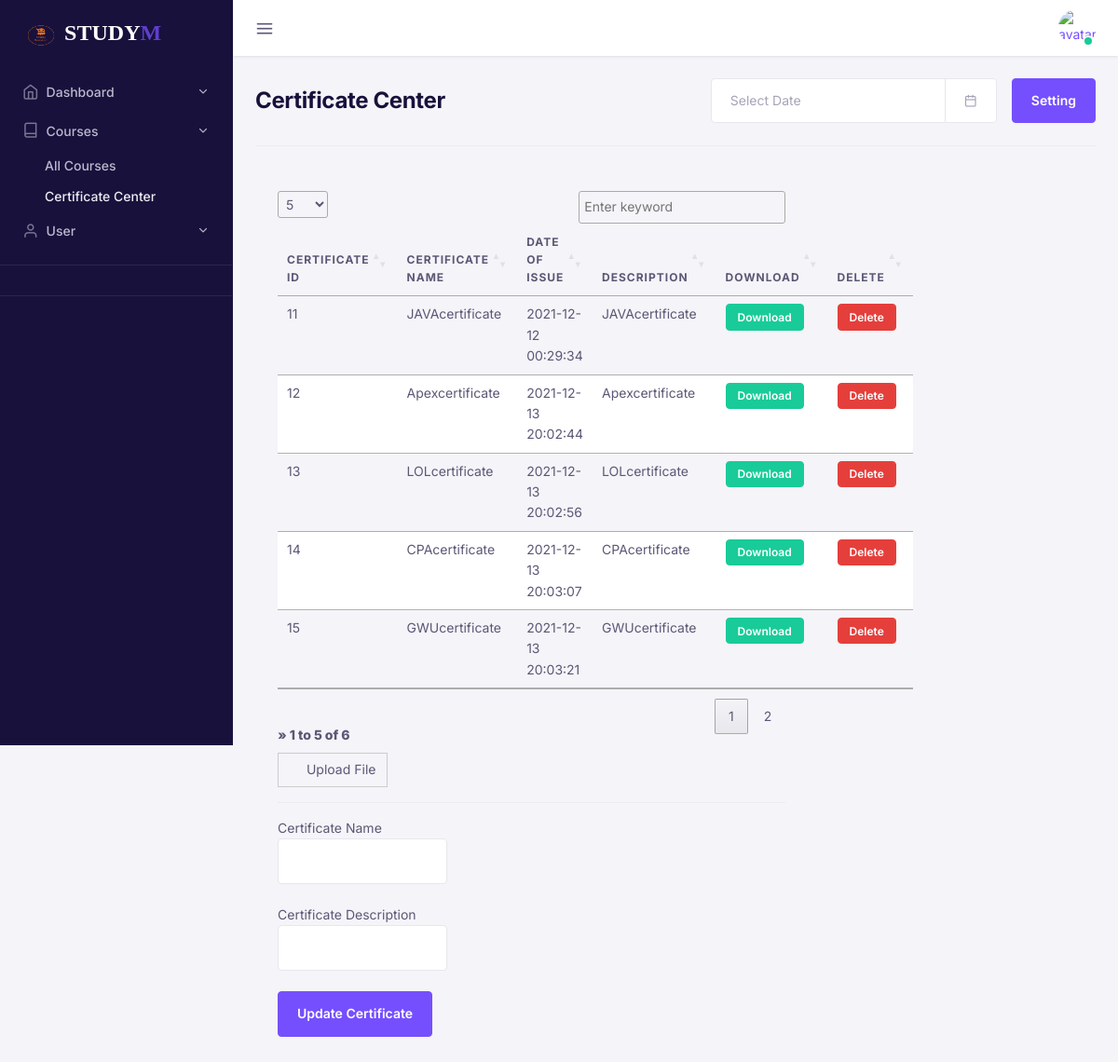
The app's page /admin/certificate.php (signed in) with its own data.
### tables this page shows
CREATE TABLE `certificate` (
  `certificate_id` int(30) NOT NULL,
  `name` varchar(30) DEFAULT NULL,
  `date_of_issue` datetime DEFAULT CURRENT_TIMESTAMP,
  `description` longtext NOT NULL,
  `url` longtext NOT NULL
);

### login_status.php (called while the page is built, shortened)
<?php
$username = $_SESSION['login_user'];
?>

### admin/certificate.php (the view, shortened to what this page needs)
<?php
require('../database_handler.php');
require('../login_status.php');
mysqli_query($connection,'set names utf8');
$query = "SELECT name, avatar FROM teacher WHERE uid = '$username'";
$tname = mysqli_fetch_array(mysqli_query($connection, $query));
$query = "SELECT * FROM certificate";
$cerresult = mysqli_query($connection,$query);
?>
 <!DOCTYPE html>
<html lang="en">
<head>
    <link href="../assets/fonts/feather/feather.css" rel="stylesheet">
    <link href="../assets/libs/@fortawesome/fontawesome-free/css/all.min.css" rel="stylesheet">
    <link href="../assets/libs/bootstrap-icons/font/bootstrap-icons.css" rel="stylesheet" />
    <link href="../assets/libs/dragula/dist/dragula.min.css" rel="stylesheet" />
    <link href="../assets/libs/@mdi/font/css/materialdesignicons.min.css" rel="stylesheet" />
    <link href="../assets/libs/dropzone/dist/dropzone.css" rel="stylesheet" />
    <link href="../assets/libs/magnific-popup/dist/magnific-popup.css" rel="stylesheet" />
    <link href="../assets/libs/bootstrap-select/dist/css/bootstrap-select.min.css" rel="stylesheet">
    <link href="../assets/libs/@yaireo/tagify/dist/tagify.css" rel="stylesheet">
    <link href="../assets/libs/tiny-slider/dist/tiny-slider.css" rel="stylesheet">
    <link href="../assets/libs/tippy.js/dist/tippy.css" rel="stylesheet">
    <link href="../assets/libs/datatables.net-bs5/css/dataTables.bootstrap5.min.css" rel="stylesheet">
    <link href="../assets/libs/prismjs/themes/prism-okaidia.css" rel="stylesheet">
    <link href="https://cdn.jsdelivr.net/npm/bootstrap@5.1.3/dist/css/bootstrap.min.css" rel="stylesheet">
    <link href="../assets/css/plugins.css" rel="stylesheet" />
    <link href="../assets/css/main.css" rel="stylesheet" />
    <link href="../assets/css/icons.css" rel="stylesheet" />
    <link rel="stylesheet" href= "https://cdn.datatables.net/1.10.23/css/jquery.dataTables.min.css">
 <link rel="stylesheet" href="../assets/css/theme.min.css">
</head>
<body>
<div id="db-wrapper">
 <nav class="navbar-vertical navbar">
    <div class="nav-scroller">
        <a class="navbar-brand" href="home.php">
            <img src="../assets/image/Logo.png" width="20%" height="20%" alt="" />
            <span class="text-logo">Study</span><span class="text-slogan">M</span>
        </a>
        <ul class="navbar-nav flex-column" id="sideNavbar">
            <li class="nav-item">
                <a class="nav-link  " href="#" data-bs-toggle="collapse" data-bs-target="#navDashboard" aria-expanded="false" aria-controls="navDashboard">
                    <i class="nav-icon fe fe-home me-2"></i> Dashboard
                </a>
            </li>
            <li class="nav-item">
                <a class="nav-link  collapsed " href="#" data-bs-toggle="collapse" data-bs-target="#navCourses" aria-expanded="false" aria-controls="navCourses">
                    <i class="nav-icon fe fe-book me-2"></i> Courses
                </a>
                <div id="navCourses"  class="collapse  show"  data-bs-parent="#sideNavbar">
                    <ul class="nav flex-column">
                        <li class="nav-item">
                            <a class="nav-link" href="course.php">
                                    All Courses
                                </a>
                        </li>
                        <li class="nav-item">
                            <a class="nav-link active" href="certificate.php">
                                    Certificate Center
                                </a>
                        </li>
                    </ul>
                </div>
            </li>
             <li class="nav-item">
                <a class="nav-link   collapsed " href="#" data-bs-toggle="collapse" data-bs-target="#navProfile" aria-expanded="false" aria-controls="navProfile">
                    <i class="nav-icon fe fe-user me-2"></i> User
                </a>
                </li>
                        <li class="nav-item">
                            <div class="nav-divider"></div>
                        </li>
                        <li class="nav-item">
                            <div class="nav-divider"></div>
                        </li>
                    </ul>
                </div>
</nav>
        <div id="page-content">
            <div class="header">
    <nav class="navbar-default navbar navbar-expand-lg">
        <a id="nav-toggle" href="#">
            <i class="fe fe-menu"></i>
        </a>
        <ul class="navbar-nav navbar-right-wrap ms-auto d-flex nav-top-wrap">
            <li class="dropdown ms-2">
                <a class="rounded-circle" href="#" role="button" id="dropdownUser" data-bs-toggle="dropdown" aria-expanded="false">
                    <div class="avatar avatar-md avatar-indicators avatar-online">
                        <img alt="avatar" src="../../assets/img/avatars/<?php echo $tname['avatar']; ?>" class="rounded-circle" />
                    </div>
                </a>
            </li>
        </ul>
    </nav>
</div>
 <div class="container-fluid p-4">
                   <div class="row">
                    <div class="col-lg-12 col-md-12 col-12">
                        <div class="border-bottom pb-4 mb-4 d-md-flex justify-content-between align-items-center">
                            <div class="mb-3 mb-md-0">
                                <h1 class="mb-0 h2 fw-bold">Certificate Center</h1>
                            </div>
                            <div class="d-flex">
                                <div class="input-group me-3  ">
                                    <input class="form-control flatpickr" type="text" placeholder="Select Date" aria-describedby="basic-addon2">
                                        <span class="input-group-text text-muted" id="basic-addon2"><i class="fe fe-calendar"></i></span>
                                </div>
                                <a href="#" class="btn btn-primary">Setting</a>
                            </div>
                        </div>
                    </div>
                </div>
                <div class="row">
                    <div class="col-xl-8 col-lg-12 col-md-12 col-12">
                            <div class="card-body">
                <div class="row">
                  <div class="col-lg-12">
                      <table id="example" class="table table-striped" style="width:100%">
                          <thead>
                              <tr>
                                  <th>Certificate ID</th>
                                  <th>Certificate Name</th>
                                  <th>Date of Issue</th>
                                  <th>Description</th>
                                  <th>Download</th>
                                  <th>Delete</th>
                              </tr>
                          </thead>
                          <tbody>
                              <?php
                              while($row=mysqli_fetch_array($cerresult)){
                                  echo "<tr>";
                                  echo "<td>".$row['certificate_id']."</td>";
                                  echo "<td>".$row['name']."</td>";
                                  echo "<td>".$row['date_of_issue']."</td>";
                                  echo "<td>".$row['description']."</td>";
                                  echo "<td><a download href='../assets/upload/certificate/".$row['url'] ."' class='btn btn-xs btn-success'>Download</a>";
                                  echo "<form action='' method='post'>";
                                  echo "<td><button class='btn btn-xs btn-danger' type='submit' name='submit10086'>Delete</button></form></td>";
                                  echo "</tr>";
                              }
                              ?>
                          </tbody>
                      </table>
                  </div>
                                  <div class="col-lg-12">
                                 <form action="" method="post" enctype="multipart/form-data" role="form" id="validate">
                                 <div class="panel-body">
                            <div class="form-group">
                                <label for="file-upload2" class="custom-file-upload">
                                  <i class="fa fa-cloud-upload"></i> Upload File
                                </label>
                              </div><hr/>
									<div class="col-lg-4 col-md-4">
                                         <label class="control-label">Certificate Name</label>
                                         <input type="text" class="form-control" name="cerfilename" required/>
 									</div><br/>
									<div class="col-lg-4 col-md-4">
                                       <label class="control-label">Certificate Description</label>
                                       <input type="text" class="form-control" name="cerfiledes" required/>
 									</div> <br/>
                            <button class="btn btn-primary" type="submit" name="submitcertificate">
 							Update Certificate
 								</button>
                                 </div>
                                 </form>
                                  </div>
                </div>
                            </div>
                    </div>
                </div>
</div>
</body>
</html>

### assets/css/main.css (style rules this page uses)
h1, h2, h3, h4, h5, h6, .h1, .h2, .h3, .h4, .h5, .h6 { font-family: inherit; font-weight: 700; line-height: 1.1; letter-spacing: 0; }
.text-muted { color: #999999; }
body { overflow-x: hidden; min-height: 100%; background: #ffffff; color: #768399; -webkit-font-smoothing: antialiased; font-weight: 400; -webkit-transition: -webkit-transform 0.4s ease !important; transition: transform 0.4s ease !important; position: relative; }
* { -moz-box-sizing: border-box; box-sizing: border-box; outline: none !important; }

### admin/certificate.php (style rules this page uses)
.text-logo, .text-slogan { font-weight: bold; font-family: 'Droid Sans'; font-size: 24px; text-transform: uppercase; display: inline-block; }
.text-logo { color: white; }
.custom-file-upload { border: 1px solid #ccc; display: inline-block; padding: 6px 12px; cursor: pointer; }

### records on screen
certificate: certificate_id "11", name "JAVAcertificate", date_of_issue "2021-12-12 00:29:34", description "JAVAcertificate"
certificate: certificate_id "12", name "Apexcertificate", date_of_issue "2021-12-13 20:02:44", description "Apexcertificate"
certificate: certificate_id "13", name "LOLcertificate", date_of_issue "2021-12-13 20:02:56", description "LOLcertificate"
certificate: certificate_id "14", name "CPAcertificate", date_of_issue "2021-12-13 20:03:07", description "CPAcertificate"
certificate: certificate_id "15", name "GWUcertificate", date_of_issue "2021-12-13 20:03:21", description "GWUcertificate"
